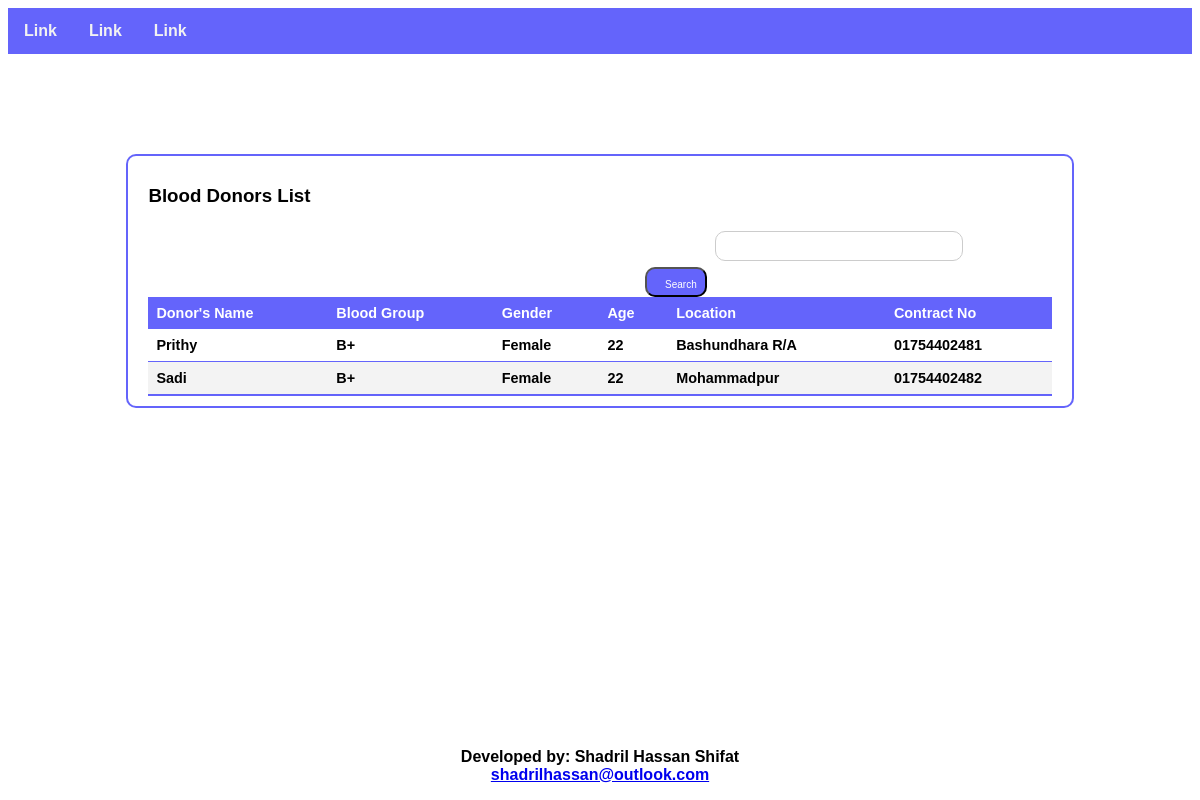
The page /HMS/patient/views/Viewblooddonors_patient.php (signed in) on the database as committed earlier.
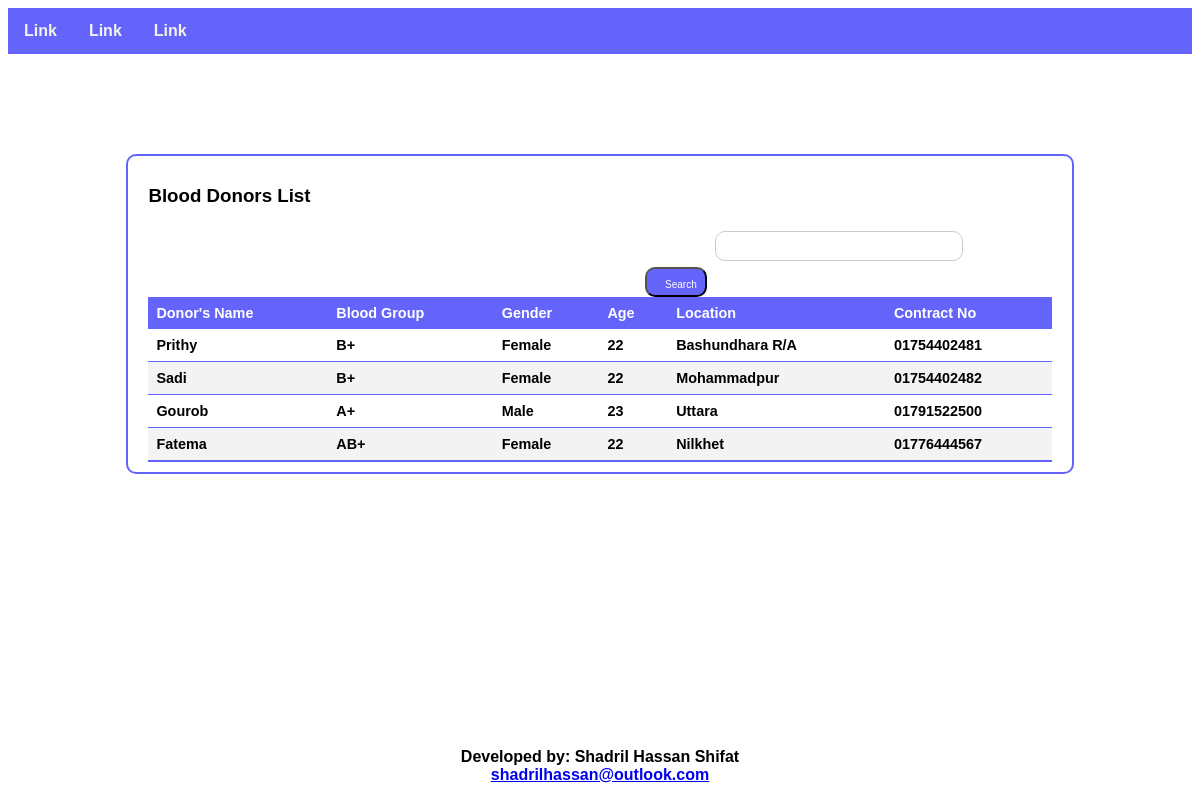
The same page on the database as committed later.
### tables this page shows
CREATE TABLE `donor_data` (
  `d_id` int(10) NOT NULL,
  `d_name` varchar(30) NOT NULL,
  `d_bg` varchar(5) NOT NULL,
  `d_age` int(3) NOT NULL,
  `d_gen` varchar(6) NOT NULL,
  `d_loc` varchar(100) NOT NULL,
  `d_phn` varchar(11) NOT NULL
);

### HMS/patient/models/ViewblooddonorsDB_patient.php (called while the page is built, shortened)
<?php
    function blooddonors(){
        $conn = mysqli_connect("localhost", "root", "", "hms");
        $stmt = mysqli_stmt_init($conn);
        $sql = "SELECT * FROM donor_data";
        mysqli_stmt_prepare($stmt, $sql);
        mysqli_stmt_execute($stmt);
        $result = mysqli_stmt_get_result($stmt);
        return $result;
    }
?>

### HMS/patient/views/Viewblooddonors_patient.php (the view, shortened to what this page needs)
<?php
    include "Header.php";
    require "../models/ViewblooddonorsDB_patient.php";
?>
<!DOCTYPE html>
<html lang="en">
<head>
    <link rel="stylesheet" type="text/css" href="css/BlooddonorsStyle.css">
</head>
<body>
    <div class="main">
    <h3>Blood Donors List</h3>
    <form action="../controllers/Searchdonors.php" method="GET" onsubmit="return search(this);">
    <div class="inp">
        <input type="search" name="name">
        <button type="submit">Search</button>
    </div>
    </form>
    <br>
    <div id='table'>
    <table class="btable">
        <thead>
            <tr>
                <th>Donor's Name</th>
                <th>Blood Group</th>
                <th>Gender</th>
                <th>Age</th>
                <th>Location</th>
                <th>Contract No</th>
            </tr>
        </thead>
        <tbody id="tabledata">
            <?php
                $result=blooddonors();
                if($result->num_rows>0){
                    while($row=mysqli_fetch_assoc($result)){
                        echo "
                            <tr>
                                <td>".$row['d_name']."</td>
                                <td>".$row['d_bg']."</td>
                                <td>".$row['d_gen']."</td>
                                <td>".$row['d_age']."</td>
                                <td>".$row['d_loc']."</td>
                                <td>".$row['d_phn']."</td>
                            </tr>
                            ";
                    }
                }
            ?>
        </tbody>
    </table>
    </div>
    </div>
</body>
<?php
    include "Footer.php";
?>
</html>

### HMS/patient/views/Header.php (shortened to what this page needs)
<!DOCTYPE html>
<html>
<head>
	<link rel="stylesheet" type="text/css" href="css/Nav.css">
</head>
<body>
	<div class="topnav">
	  <a href="#">Link</a>
	  <a href="#">Link</a>
	  <a href="#">Link</a>
	</div>
</body>
</html>

### HMS/patient/views/Footer.php (shortened to what this page needs)
<!DOCTYPE html>
<html>
<head>
	<link rel="stylesheet" type="text/css" href="css/Footer.css">
</head>
<body>
	<footer>
  		<p>Developed by: Shadril Hassan Shifat<br>
  		<a href="mailto:shadrilhassan@outlook.com">shadrilhassan@outlook.com</a></p>
	</footer>
</body>
</html>

### HMS/patient/views/css/Nav.css (style rules this page uses)
* { font-family: Arial, Helvetica, sans-serif; box-sizing: border-box; }
.topnav { overflow: hidden; background-color: rgba(76, 76, 251, 0.863); }
.topnav a { float: left; display: block; color: #f2f2f2; text-align: center; padding: 14px 16px; text-decoration: none; }

### HMS/patient/views/css/BlooddonorsStyle.css (style rules this page uses)
* { font-family: Arial, Helvetica, sans-serif; font-weight: bold; box-sizing: border-box; }
div.main { border:2px solid rgba(76, 76, 251, 0.863); border-radius: 10px; margin: 8px 0; width: 80%; padding: 10px 20px; margin-top: 100px; margin-bottom: auto; margin-right: auto; margin-left: auto; background-color: rgb(255, 255, 255); }
.inp { float: right; width: 48%; padding-left: 10px; padding-right: 10px; }
input { width: 60%; padding: 8px 20px; margin: 6px 0; margin-left: 21%; display: inline-block; border: 1px solid #ccc; border-radius: 10px; box-sizing: border-box; height: 30px; }
button { width: 15%; margin-top: auto; margin-left: 17px; margin-right: auto; background-color: rgba(76, 76, 251, 0.863); color: #ffffff; padding: 10px 18px; font-size: 10px; font-weight: 80; border-radius: 10px; height: 30px; cursor: pointer; }
table { border-collapse: collapse; width: 100%; margin-left: auto; margin-right: auto; font-size: 0.9em; font-family: sans-serif; min-width: 400px; }
th, td { text-align: left; padding: 8px; }
.btable thead tr { background-color: rgba(76, 76, 251, 0.863); color: #ffffff; text-align: left; }
.btable tbody tr { border-bottom: 1px solid rgba(76, 76, 251, 0.863); }
.btable tbody tr:nth-of-type(even) { background-color: #f3f3f3; }
.btable tbody tr:last-of-type { border-bottom: 2px solid rgba(76, 76, 251, 0.863); }

### HMS/patient/views/css/Footer.css (style rules this page uses)
footer { position: fixed; left: 0; bottom: 0; width: 100%; color: black; text-align: center; }

Rows that differ between the two databases and show on the page:
added donor_data: d_name "Gourob", d_bg "A+", d_gen "Male", d_age "23", d_loc "Uttara", d_phn "01791522500"
added donor_data: d_name "Fatema", d_bg "AB+", d_gen "Female", d_age "22", d_loc "Nilkhet", d_phn "01776444567"
